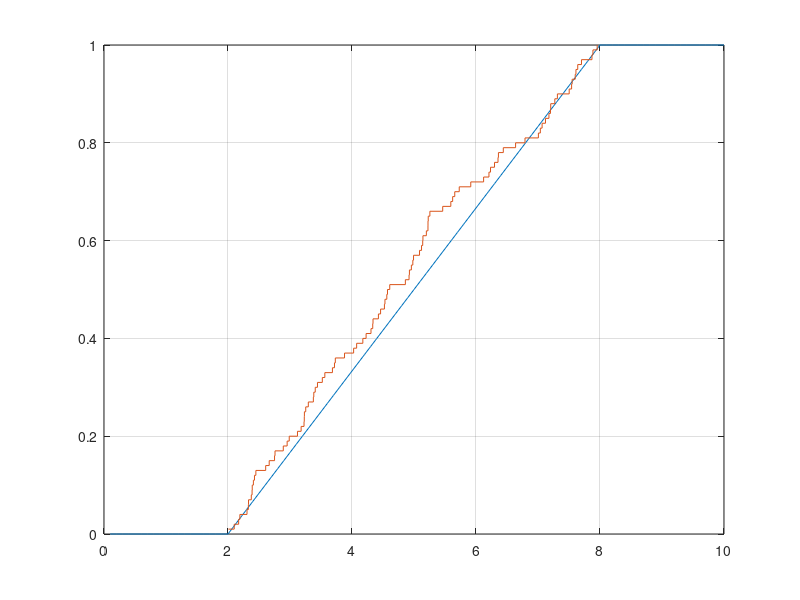
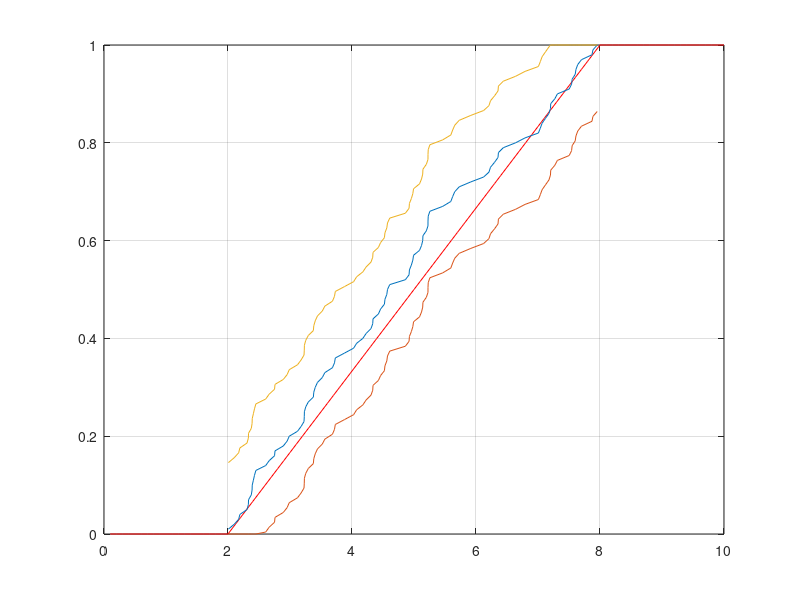

These charts were generated, in order, by the following MATLAB code:
clc
clear
# Uniform distribution

a = 2;
b = 8;
n = 100;

_x = 0.1 : 0.1 : 10;
Fx = unifcdf(_x, a, b);

x = sort(a + (b-a) * rand(n, 1));
y = 1 / n : 1 / n : 1;

[z1, z2] = stairs(x, y);
figure(1)
plot(_x, Fx, z1, z2), grid

gamma = 0.95;
u = 1.36;
F1 = max(0, y - u / sqrt(n));
F2 = min(1, y + u / sqrt(n));
figure(2)
plot(_x, Fx, 'r', x, y, x, F1, x, F2), grid

n = 10 ^ 4;
x = sort(a + (b-a) * rand(n, 1));
y = 1 / n : 1 / n : 1;
Fn = unifcdf(x, a, b);
D = sqrt(n) * max(max(abs(Fn - y'), abs(Fn - y' + 1 / n)))

if (D < u)
  result = ['H0']
else
  result = ['H1']
endif

pause()
